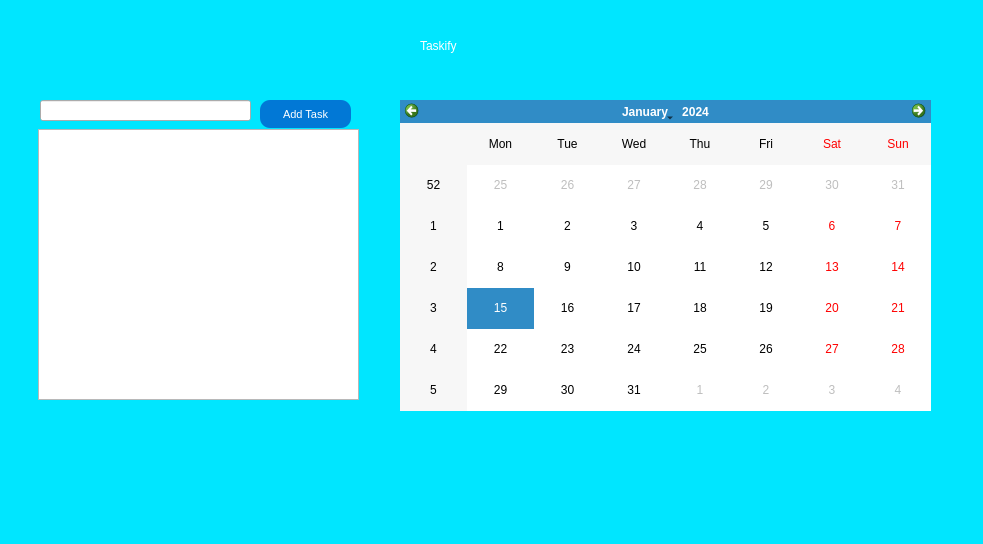
<?xml version="1.0" encoding="UTF-8"?>
<ui version="4.0">
 <class>Form</class>
 <widget class="QWidget" name="Form">
  <property name="geometry">
   <rect>
    <x>0</x>
    <y>0</y>
    <width>983</width>
    <height>544</height>
   </rect>
  </property>
  <property name="windowTitle">
   <string>Form</string>
  </property>
  <widget class="QPushButton" name="saveButton">
   <property name="geometry">
    <rect>
     <x>40</x>
     <y>410</y>
     <width>211</width>
     <height>28</height>
    </rect>
   </property>
   <property name="styleSheet">
    <string notr="true">border-radius:10px;
background-color: #0178D6;
color:white;
font:8pt;
</string>
   </property>
   <property name="text">
    <string>Save Chages</string>
   </property>
  </widget>
  <widget class="QWidget" name="bgwidget" native="true">
   <property name="geometry">
    <rect>
     <x>0</x>
     <y>0</y>
     <width>983</width>
     <height>544</height>
    </rect>
   </property>
   <property name="styleSheet">
    <string notr="true">background-color: 
rgb(0, 230, 255)</string>
   </property>
   <widget class="QLabel" name="label">
    <property name="geometry">
     <rect>
      <x>420</x>
      <y>0</y>
      <width>161</width>
      <height>91</height>
     </rect>
    </property>
    <property name="styleSheet">
     <string notr="true">font: 30pt &quot;MS Shell Dlg 2&quot;; color:rgb(255, 255, 255)</string>
    </property>
    <property name="text">
     <string>Taskify</string>
    </property>
   </widget>
   <widget class="QPushButton" name="addButton">
    <property name="geometry">
     <rect>
      <x>260</x>
      <y>100</y>
      <width>91</width>
      <height>28</height>
     </rect>
    </property>
    <property name="styleSheet">
     <string notr="true">border-radius:10px;
background-color: #0178D6;
color:white;
font:8pt;
</string>
    </property>
    <property name="text">
     <string>Add Task</string>
    </property>
   </widget>
  </widget>
  <widget class="QCalendarWidget" name="calendarWidget">
   <property name="geometry">
    <rect>
     <x>400</x>
     <y>100</y>
     <width>531</width>
     <height>311</height>
    </rect>
   </property>
   <property name="styleSheet">
    <string notr="true"/>
   </property>
  </widget>
  <widget class="QLineEdit" name="taskLineEdit">
   <property name="geometry">
    <rect>
     <x>40</x>
     <y>100</y>
     <width>211</width>
     <height>21</height>
    </rect>
   </property>
  </widget>
  <widget class="QListWidget" name="tasksListWidget">
   <property name="geometry">
    <rect>
     <x>38</x>
     <y>129</y>
     <width>321</width>
     <height>271</height>
    </rect>
   </property>
   <property name="styleSheet">
    <string notr="true"/>
   </property>
  </widget>
 </widget>
 <resources/>
 <connections/>
</ui>
